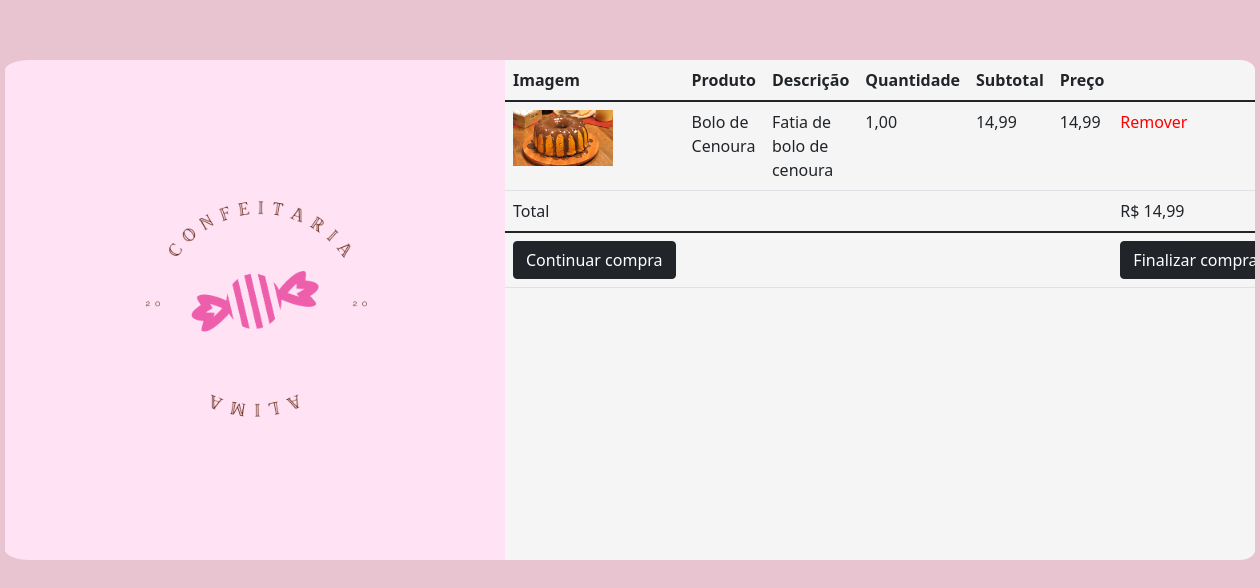
The page /compra/carrinho.php?acao=adicionar&idProduto=35 on the database its author committed.
### tables this page shows
CREATE TABLE `tbproduto` (
  `idProduto` int(11) NOT NULL,
  `ativo` char(1) NOT NULL,
  `produto` varchar(30) NOT NULL,
  `descricaoProduto` varchar(100) NOT NULL,
  `precoVenda` decimal(10,2) NOT NULL,
  `promocao` char(1) NOT NULL,
  `precoPromocao` decimal(10,2) NOT NULL,
  `nomeFoto` varchar(100) NOT NULL
);

### compra/carrinho.php (the view, shortened to what this page needs)
<!DOCTYPE html>
<html>
    <head>
        <link href="https://cdn.jsdelivr.net/npm/bootstrap@5.1.3/dist/css/bootstrap.min.css" rel="stylesheet">
        <link rel="stylesheet" href="../adm/styleadm.css">
    </head>
    <body>
        <div class="admb" style="width:1250px">
        <img src="../img/logo.png" class="login" style="margin-left:50px">
            <div class="scroll" style="width:750px">
                <?php
                    if(isset($_GET['acao'])){
                        if($_GET['acao'] === 'adicionar'){
                            $idProduto = intval($_GET['idProduto']);
                        }
                }
                    ?>
                    <table class="table">
                    <thead>
                        <tr>
                            <th scope="col">Imagem</th>
                            <th scope="col">Produto</th>
                            <th scope="col">Descrição</th>
                            <th scope="col">Quantidade </th>
                            <th scope="col">Subtotal</th>
                            <th scope="col">Preço</th>
                        </tr>
                    </thead>
                    <tfoot>
                        <tr>
                            <td>
                                <form action="../cardapio.php">
                                    <button class="btn btn-dark" type="submit" style="width:max-content;">Continuar compra</button>
                                </form>
                            </td>
                            <td colspan="5">
                            </td>
                            <td>
                                <form action="fim.php" width="100%">
                                    <button class="btn btn-dark" type="submit" style="width:max-content;">Finalizar compra</button>
                                </form>
                            </td>
                        </tr>
                    </tfoot>
                    <tbody>
                    <?php
                        if(count($_SESSION['carrinho']) == 0){
                            echo "<tr><td colspan='7'><h1>Não há produtos no carrinho</h1></td></tr>";
                        } else {
                            $conexao = mysqli_connect("localhost", "root", "", "alimaBD");
                            $total = 0;
                            foreach($_SESSION['carrinho'] as $idProduto => $qtd){
                                $sql   = "SELECT *  FROM tbProduto WHERE `idProduto`= '$idProduto'";
                                $resultado = mysqli_query($conexao,$sql);
                                while($linha = mysqli_fetch_array($resultado)){
                                    echo "<tr>";
                                    echo "<td width='100'><img width='100' src='../img/".$linha["nomeFoto"]."'></td>";
                                    echo "<td>".$linha["produto"]."</td>";
                                    echo "<td>".$linha["descricaoProduto"]."</td>";
                                    if($linha["promocao"]=="s") {
                                        $precoUnitario = $linha["precoPromocao"];
                                            } else {
                                                $precoUnitario = $linha["precoVenda"];
                                            }
                                            $subTotal   = $precoUnitario * $qtd;
                                            $total += $precoUnitario * $qtd;
                                            echo "<td>".number_format($qtd, 2, ',', '.')."</td>";
                                            echo "<td>".number_format($precoUnitario, 2, ',', '.')."</td>";
                                            echo "<td>".number_format($subTotal, 2, ',', '.')."</td>";
                                            echo "<td><a style='text-decoration:none;color:red;text-align:center;'href='?acao=remover&idProduto=$idProduto'>Remover</a></td>";
                                            }
                                }
                                $total = number_format($total, 2, ',', '.');
                                echo '<tr><td colspan="6">Total</td><td>R$ '.$total.'</td></tr>';
                        }
                ?>
                        </tbody>
                </table>
            </div>
        </div>
    </body>
</html>

### adm/styleadm.css (style rules this page uses)
body { background-color: #E8C3D0; }
div.admb { background-color: #ffe3f5; border-radius: 2%; margin-left: auto; margin-right: auto; margin-top: 60px; width: 900px; height: 500px; }
div.scroll { overflow: auto; border-top-right-radius: 2%; border-bottom-right-radius: 2%; float: right; display: block; background-color: whitesmoke; height: 500px; width: 500px; }
img.login { width: 400px; height: 400px; margin-top: 47px; }

### rows shown on the page
tbproduto: nomeFoto (picture), produto "Bolo de Cenoura", descricaoProduto "Fatia de bolo de cenoura", qtd "1,00", precoPromocao "14,99"

### other values the page prints
$total "14,99"
